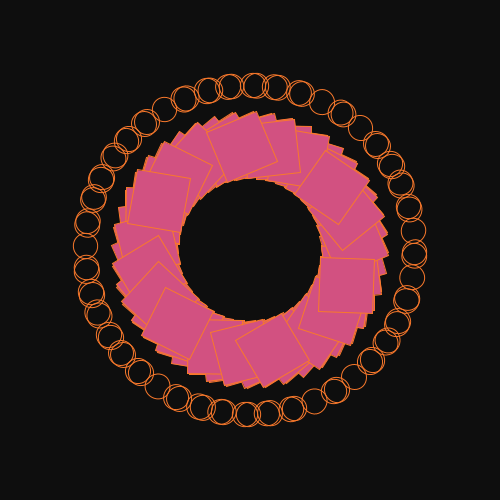
Frame 1 (no input)
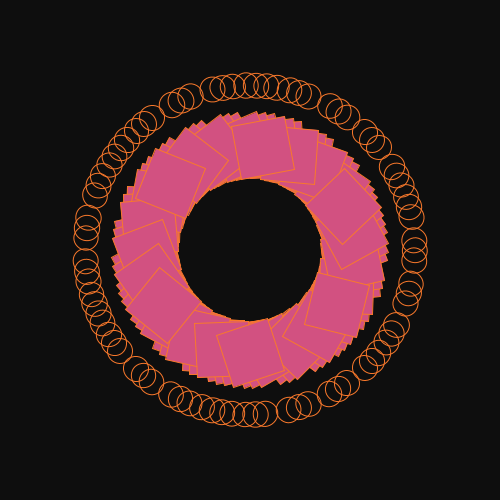
Frame 60 (the mouse pressed at the canvas centre just before this capture)
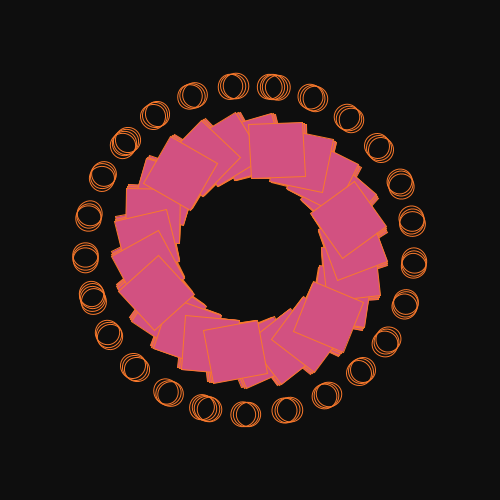
Frame 120 (the mouse held since frame 60 and released just before this capture)

The Processing sketch that drew these frames (run headless with seeded random() and noise(); from frame 60 on, the mouse is pressed at the canvas centre):

// Processing sketch: linezzz
// ── linezzz.pde
void setup() {

  size(500, 500);
}

void draw() {

  //outer ring
  background(14);
  translate(width/2, height/2);
  for (float y = 0; y <= 78; y+= 1) {
    rotate(1);
    strokeWeight(1);
    stroke(#f8782b);
    rotate(sin(frameCount * 0.01) * .005 );
    noFill();
    circle(107, 125, 25);
    fill(#d25181);
    square(5,-125,54);
    
  }
}
